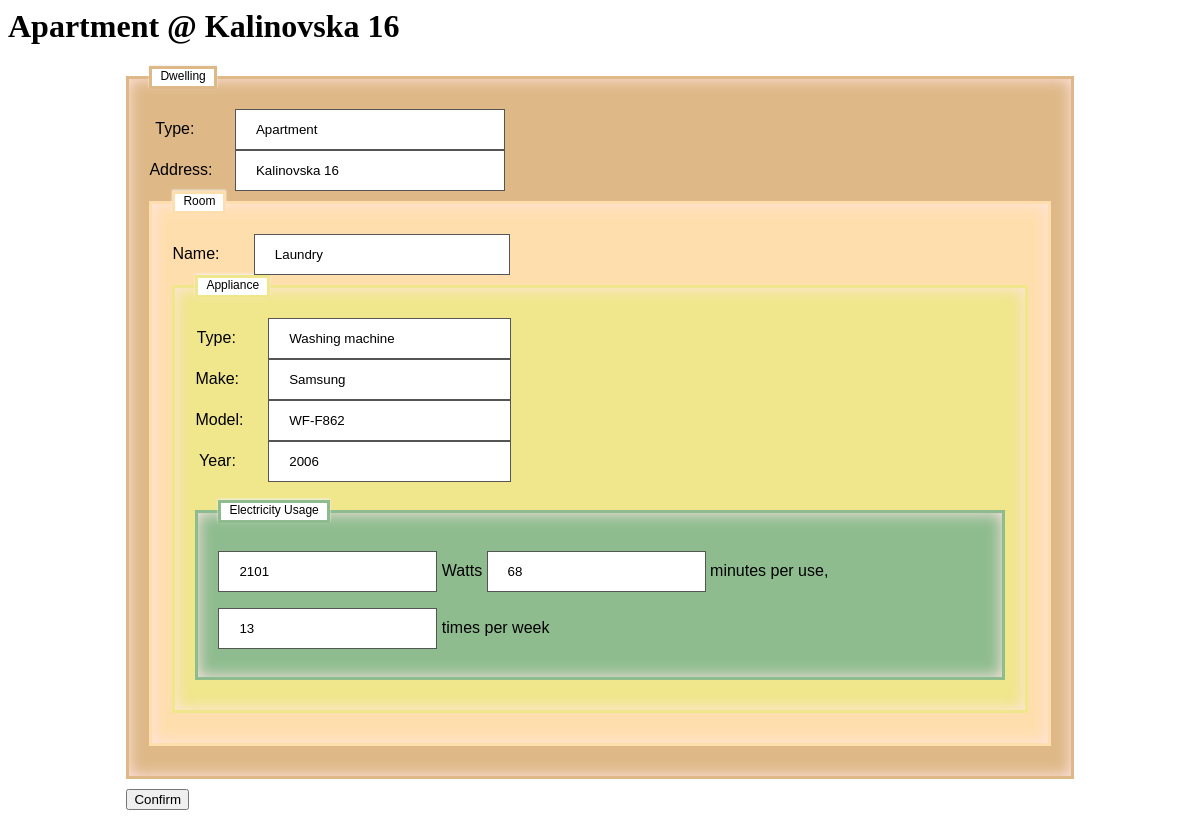
The page /expenses/1/ on the database as committed earlier.
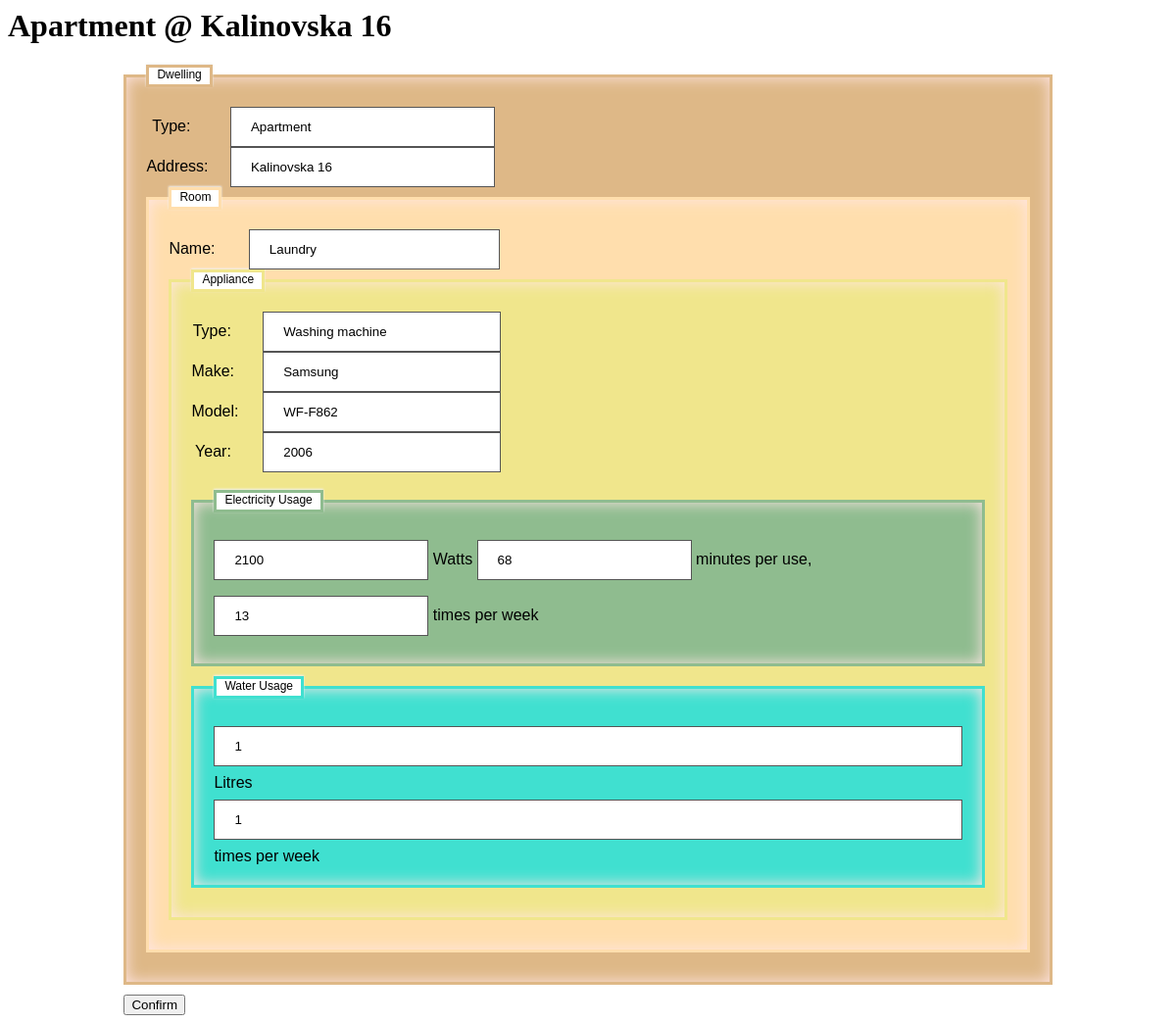
The same page on the database as committed later.
### expenses/models.py (models this page shows, shortened)
class Room(models.Model):
    dwelling = models.ForeignKey(Dwelling, on_delete=models.CASCADE)
    name = models.CharField(max_length=200)

class Appliance(models.Model):
    room = models.ForeignKey(Room, on_delete=models.DO_NOTHING)
    type = models.CharField(max_length=200)
    make = models.CharField(max_length=200)
    model = models.CharField(max_length=200)
    year = models.IntegerField()
    uses_electricity = models.BooleanField(default=False)
    uses_water = models.BooleanField(default=False)
    uses_gas = models.BooleanField(default=False)

class ElectricityUsage(models.Model):
    appliance = models.ForeignKey(Appliance, on_delete=models.CASCADE)
    watts = models.IntegerField()
    time_minutes = models.IntegerField()
    occurrences_per_week = models.IntegerField()

class WaterUsage(models.Model):
    appliance = models.ForeignKey(Appliance, on_delete=models.CASCADE)
    litres = models.IntegerField()
    occurrences_per_week = models.IntegerField()

### expenses/views.py (the view)
# urls.py: url(r'^(?P<dwelling_id>[0-9]+)/$', views.detail, name='detail'),
def detail(request, dwelling_id):
    dwelling = Dwelling.objects.get(pk=dwelling_id)
    context = {'dwelling': dwelling}
    return render(request, 'expenses/detail.html', context)

### expenses/models.py (called while the page is built)
    def __str__(self):
        return self.type + ' @ ' + self.address

### expenses/templates/expenses/detail.html (shortened to what this page needs)
{% load staticfiles %}
<html>
<head>
<link rel="stylesheet" href="{% static 'expenses/dwelling.css' %}">
</head>
<body>
<h1>{{ dwelling }}</h1>
<form action="{% url 'update' dwelling.id %}" method="post">
<fieldset><legend>Dwelling</legend>
<label class="dwelling">Type:</label>
<input class="dwelling" type="text" name="type{{ dwelling.id }}" value="{{ dwelling.type }}" /><br/>
<label class="dwelling">Address:</label>
<input class="dwelling" type="text" name="address{{ dwelling.id }}" value="{{ dwelling.address }}" /><br/>
{% for room in dwelling.room_set.all %}
    <fieldset class="room"><legend class="room">Room</legend>
    <label class="dwelling">Name:</label>
    <input class="dwelling" type="text" name="room_name{{ room.id }}" value="{{ room.name }}" /><br/>
    {% for appliance in room.appliance_set.all %}
        <fieldset class="appliance"><legend class="appliance">Appliance</legend>
        <label class="dwelling">Type:</label><input type="text" class="dwelling" name="appliance_type{{ appliance.id }}" value="{{ appliance.type }}" /></br>
        <label class="dwelling">Make:</label><input type="text" class="dwelling" name="appliance_make{{ appliance.id }}" value="{{ appliance.make }}" /></br>
        <label class="dwelling">Model:</label><input type="text" class="dwelling" name="appliance_model{{ appliance.id }}" value="{{ appliance.model }}" /></br>
        <label class="dwelling">Year:</label><input type="text" class="dwelling" name="appliance_year{{ appliance.id }}" value="{{ appliance.year }}" /></br>
        {% for electricity_usage in appliance.electricityusage_set.all %}
            <fieldset class="electricity_usage"><legend class="electricity_usage">Electricity Usage</legend>
            <input type="text"  class="electricity_usage" name="electricity_usage_watts{{ electricity_usage.id }}" value="{{ electricity_usage.watts }}" />
            <label>Watts</label>
            <input type="text" class="electricity_usage" name="electricity_usage_time_minutes{{ electricity_usage.id }}" value="{{ electricity_usage.time_minutes }}" />
            <label>minutes per use, </label>
            <input type="text" class="electricity_usage" name="electricity_usage_occurrences_per_week{{ electricity_usage.id }}" value="{{ electricity_usage.occurrences_per_week }}" />
            <label>times per week</label></br>
            </fieldset>
        {% endfor %}
        {% for water_usage in appliance.waterusage_set.all %}
            <fieldset class="water_usage"><legend class="water_usage">Water Usage</legend>
            <input type="text"  class="water_usage" name="water_usage_litres{{ water_usage.id }}" value="{{ water_usage.litres }}" />
            <label>Litres</label>
            <input type="text" class="water_usage" name="water_usage_occurrences_per_week{{ water_usage.id }}" value="{{ water_usage.occurrences_per_week }}" />
            <label>times per week</label></br>
            </fieldset>
        {% endfor %}
        </fieldset>
    {% endfor %}
    </fieldset>
{% endfor %}
</fieldset>
<input type="submit" value="Confirm" />
</form>
</body>
</html>

Rows that differ between the two databases and show on the page:
changed ElectricityUsage: watts "2101" → "2100"
added WaterUsage: id "1"
